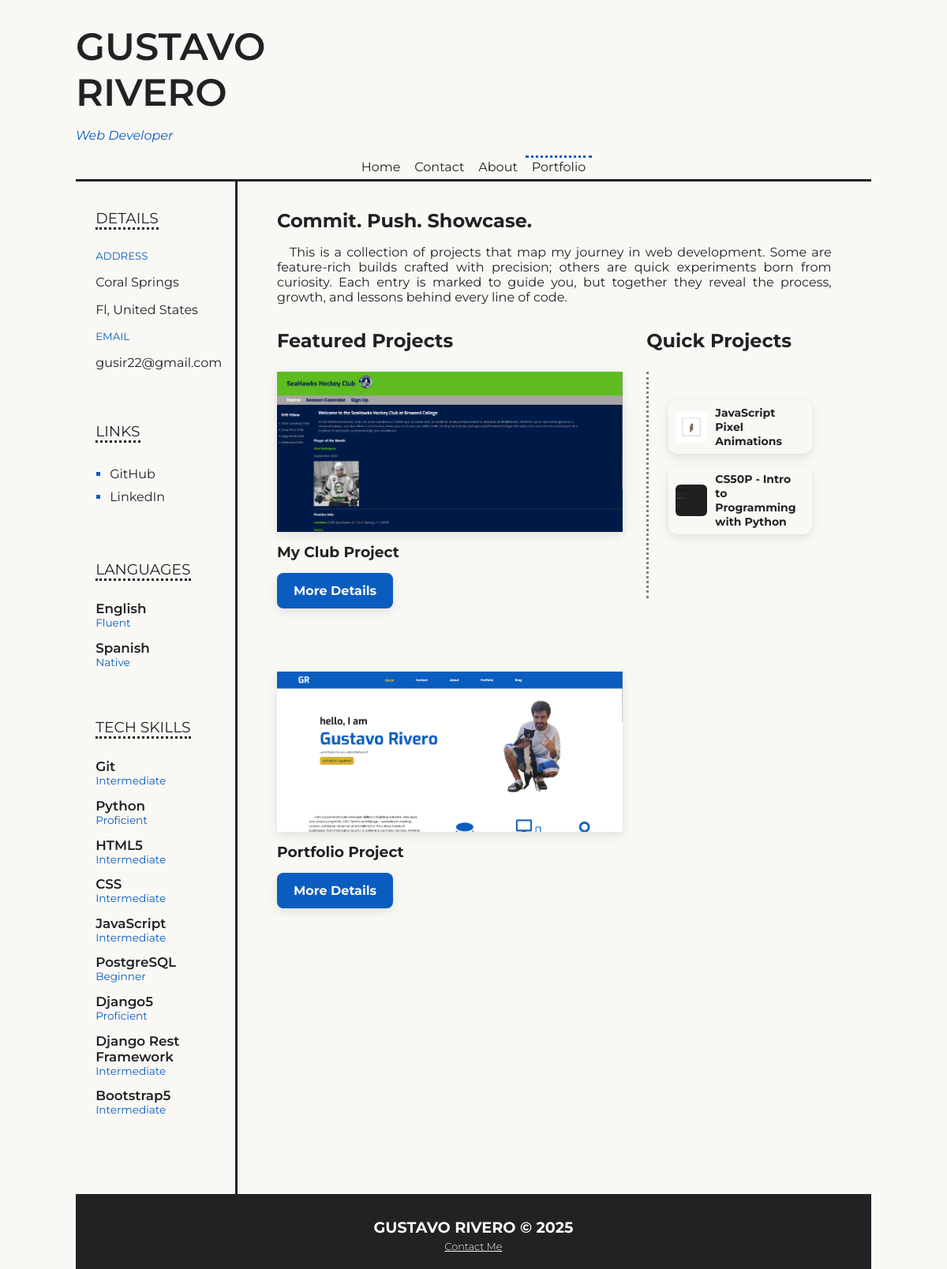
The page /portfolio/ on the database its author committed.
### portfolio/models.py (models this page shows, shortened)
class FeaturedProject(models.Model):
    title = models.CharField(max_length=200)
    description = models.TextField()
    repository_link = models.URLField(blank=True)
    date_completed = models.DateField(blank=True, null=True)
    date_created = models.DateField(auto_now_add=True)  # Saves the date when the project is created
    thumbnail = models.ImageField(upload_to='featured_projects/thumbnails/')
    slug = models.SlugField(unique=True)  # For URL reference
    technologies_used = models.ManyToManyField(Technology, related_name='featured_projects')
    class Meta:
        verbose_name ="Featured Project"
        verbose_name_plural ="Featured Projects"

class QuickProject(models.Model):
    title = models.CharField(max_length=200)
    description = models.TextField(blank=True)
    date_completed = models.DateField()
    date_created = models.DateTimeField(auto_now_add=True)  # Saves the date when the project is created
    repository_link = models.URLField(blank=True)
    thumbnail = models.ImageField(upload_to='quick_projects/thumbnails/')
    slug = models.SlugField(unique=True)  # For URL reference
    technologies_used = models.ManyToManyField(Technology, related_name='quick_projects')
    class Meta:
        verbose_name ="Quick Project"
        verbose_name_plural ="Quick Projects"

### portfolio/views.py (the view)
# urls.py: path("", PortfolioListView.as_view(), name="portfolio_list"),
class PortfolioListView(TemplateView):
    template_name = "portfolio/portfolio-list.html"
    def get_context_data(self, **kwargs):
        context = super().get_context_data(**kwargs)
        context['featured_projects'] = FeaturedProject.objects.all()
        context['quick_projects'] = QuickProject.objects.all()
        return context

### pages/templatetags/custom_filters.py (called while the page is built)
@register.filter
def get_base_of_path(value, delimiter='/'):
    return value.split(delimiter)[1]

### templates/portfolio/portfolio-list.html (shortened to what this page needs)
{% extends "_base.html" %}
{% load static %}
{% block content %}
    <div class="container">
        <div class="row">
            <div class="col-12">
                <h2 id="portfolio-header">Commit. Push. Showcase.</h2>
            </div>
            <div class="col-12">
                <p class="text-indented">
                    This is a collection of projects that map my journey in web development. Some are feature-rich
                    builds crafted with precision; others are quick experiments born from curiosity. Each entry is
                    marked to guide you, but together they reveal the process, growth, and lessons behind every
                    line of code.
                </p>
            </div>
        </div>
        <div class="row">
            <div id="fp-section" class="col-8">
                <h2 id="fp-header">Featured Projects</h2>
                <div id="fp-container" class="container">
                    <div class="row">
                        {% for project in featured_projects %}
                            <div class="col-12">
                                <div class="fp-card">
                                    <img class="fp-thumbnail" src="{{project.thumbnail.url}}" alt="{{project.title}} thumbnail">
                                    <h3 class="fp-title">{{ project.title }}</h3>
                                    <a class="fp-btn" href="{% url 'featured_project_detail' project.slug %}">More Details</a>
                                </div>
                            </div>
                        {% endfor %}
                    </div>
                </div>
            </div>
            <div id="qp-section" class="col-4">
                <h2 id="quick-projects-header">Quick Projects</h2>
                <div class="container">
                    <div class="row">
                        <div class="col-12">
                            <div class="qp-column">
                                <ul class="qp-list">
                                    {% for project in quick_projects %}
                                        <a href="{% url 'quick_project_detail' project.slug %}" class="qp-card">
                                            <img class="qp-card-img" src="{{ project.thumbnail.url }}" alt="{{ project.name }} logo">
                                            <div>
                                                <h4 class="qp-card-text">{{ project.title }}</h4>
                                            </div>
                                        </a>
                                    {% endfor %}
                                </ul>
                            </div>
                        </div>
                    </div>
                </div>
            </div>
        </div>
    </div>
{% endblock content %}

### static/css/main.css (style rules this page uses)
:root { --black: #242124; --white: #FAF8F5; --primary: #0A5DBF; --important: #BF260A; --complementary: #DBB02F; }
* { font-family: "Montserrat", serif; font-style: normal; box-sizing: border-box; color: var(--black); }
html, body { padding: 0; margin: 0; background: var(--white); color: var(--black); height: 100%; }
body { padding: 2.5% 8%; }
h1, h2, h3, h4, h5, h6 { margin: 0; }
.text-indented { text-indent: 16px; text-align: justify; }

### static/css/containers.css (style rules this page uses)
.container { width: 100%; margin: 0; padding: 0; display: block; }
.row { display: flex; justify-content: flex-start; flex-wrap: wrap; gap: 0; height: auto; width: 100%; }
[class*="col-"] { padding: 0; height: auto; box-sizing: border-box; }
.col-4 { width: 33.33%; }
.col-8 { width: 66.66%; }
.col-12 { width: 100%; }

### static/css/portfolio-list.css (style rules this page uses)
#fp-section, #qp-section { margin: 15px 0; height: 100%; }
#fp-container { margin: 0; padding: 0; padding-right: 30px; }
.fp-card { padding: 0; margin: 0; margin-top: 25px; margin-bottom: 40px; position: relative; transition: margin-bottom 0.5s ease; }
.fp-thumbnail { transition: filter 0.5s ease; width: 100%; height: auto; box-shadow: 0 4px 12px rgba(0,0,0,0.1); }
.fp-title { margin-top: 10px; }
.qp-column { margin-top: 25px; padding: 10px 0; border-left: 3px dotted gray; height: 100%; }
.qp-list { display: flex; flex-direction: column; gap: 16px; width: 100%; padding: 0 25px; padding-top: 10px; padding-bottom: 30px; }
.qp-card { display: flex; align-items: center; gap: 10px; padding: 7px 9px; background-color: var(--white); border-radius: 12px; text-decoration: none; color: inherit; box-shadow: 0 4px 12px rgba(0,0,0,0.1); transition: box-shadow 0.3s ease, transform 0.3s ease; }
.qp-card-img { height: 40px; width: 40px; border-radius: 6px; object-fit: cover; }
.qp-card-text { font-size: 14px; margin: 0; }

### static/css/buttons.css (style rules this page uses)
.btn, .btn-secondary, .fp-btn, .fp-btn-secondary, .cta-btn { margin: 30px 0; margin-right: 10px; padding: 10px 18px; font-weight: bold; color: var(--white); background: var(--primary); border: 0; border-radius: 8px; border: 3px solid var(--primary); cursor: pointer; text-decoration: none; display: inline-block; box-shadow: 0 4px 12px rgba(0,0,0,0.1); }
.fp-btn { margin: 15px 0; box-shadow: 0 4px 12px rgba(0,0,0,0.1); }

### rows shown on the page
FeaturedProject: thumbnail (picture), title "My Club Project"
FeaturedProject: thumbnail (picture), title "Portfolio Project"
QuickProject: thumbnail (picture), title "JavaScript Pixel Animations"
QuickProject: thumbnail (picture), title "CS50P - Intro to Programming with Python"
